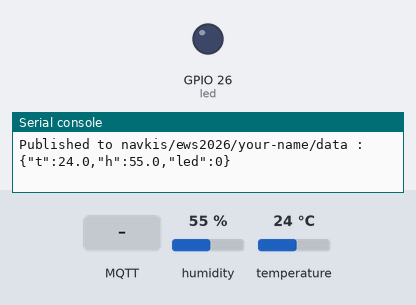
This program was run on a simulated ESP32 board running MicroPython. On the bench: output pins drawn as LEDs (lit = HIGH), the last lines printed to the serial console. Wiring (from the project's diagram.json): DHT22 sensor on GPIO 15, blue LED on GPIO 26. The test bench sets the inputs (shaded band); at power-on: humidity 55 %, temperature 24 °C. WiFi joins after 1.5 s; no MQTT or app messages arrive unless stated.

Above: at 2.8 s.
2.9 s: MQTT message "ON" arrives on the first subscribed topic
At 3.8 s:
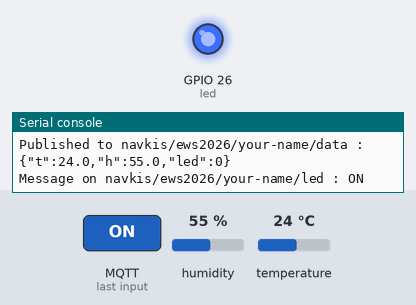
4.4 s: MQTT message "OFF" arrives on the first subscribed topic
At 5.2 s:
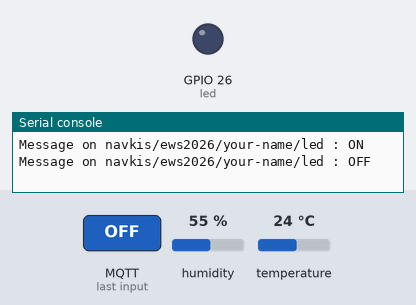
Timing chart, 0 to 7.4 s (numbered marks = the images above; inputs shaded):
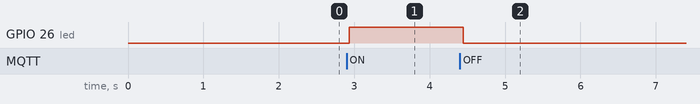

The program:

main.py
```python
# Lab 5 - Your ESP32 on the Internet (MQTT)
# DHT22 -> GPIO 15, LED -> GPIO 26. Joins Wokwi's virtual Wi-Fi, publishes
# readings every 5 s, and listens for ON/OFF commands from the class dashboard.
import network
import time
import dht
import machine
from machine import Pin
from umqtt.simple import MQTTClient

# ======= CHANGE THIS: your name or USN (letters/numbers only, no spaces) =======
STUDENT = "your-name"
# ===============================================================================

# Free public brokers, tried in order (the class dashboard listens to all of them)
BROKERS = ["broker.hivemq.com", "broker.emqx.io", "test.mosquitto.org"]
TOPIC_ROOT = "navkis/ews2026"          # must match the dashboard

sensor = dht.DHT22(Pin(15))
led = Pin(26, Pin.OUT)
data_topic = "%s/%s/data" % (TOPIC_ROOT, STUDENT)
led_topic = "%s/%s/led" % (TOPIC_ROOT, STUDENT)

print("Connecting to Wi-Fi", end="")
wlan = network.WLAN(network.STA_IF)
wlan.active(True)
wlan.connect("Wokwi-GUEST", "")        # open network
while not wlan.isconnected():
    print(".", end="")
    time.sleep(0.1)
print(" connected! IP =", wlan.ifconfig()[0])

def on_message(topic, msg):            # runs when a subscribed message arrives
    print("Message on", topic.decode(), ":", msg.decode())
    if msg == b"ON":
        led.value(1)
    elif msg == b"OFF":
        led.value(0)

client_id = "navkis-%s-%d" % (STUDENT, machine.unique_id()[-1])
client = None
for broker in BROKERS:                 # use the first broker that answers
    try:
        print("Connecting to MQTT broker", broker, "...", end="")
        c = MQTTClient(client_id, broker, keepalive=60)
        c.set_callback(on_message)
        c.connect()
        client = c
        break
    except Exception as e:
        print(" failed:", e)
if client is None:
    raise SystemExit("No MQTT broker reachable - tell the instructor")
client.subscribe(led_topic)
print(" connected! Listening on", led_topic)

last_send = time.ticks_ms() - 5000
while True:
    client.check_msg()                 # handle incoming messages (non-blocking)
    if time.ticks_diff(time.ticks_ms(), last_send) >= 5000:   # every 5 seconds
        last_send = time.ticks_ms()
        try:
            sensor.measure()
            msg = '{"t":%.1f,"h":%.1f,"led":%d}' % (sensor.temperature(), sensor.humidity(), led.value())
            client.publish(data_topic, msg)
            print("Published to", data_topic, ":", msg)
        except OSError as e:
            print("Sensor error:", e)
    time.sleep_ms(50)
```

Measured:
- after the input at 2.9 s, GPIO 26 (led): LOW → HIGH at once
- after the input at 4.4 s, GPIO 26 (led): HIGH → LOW at once
